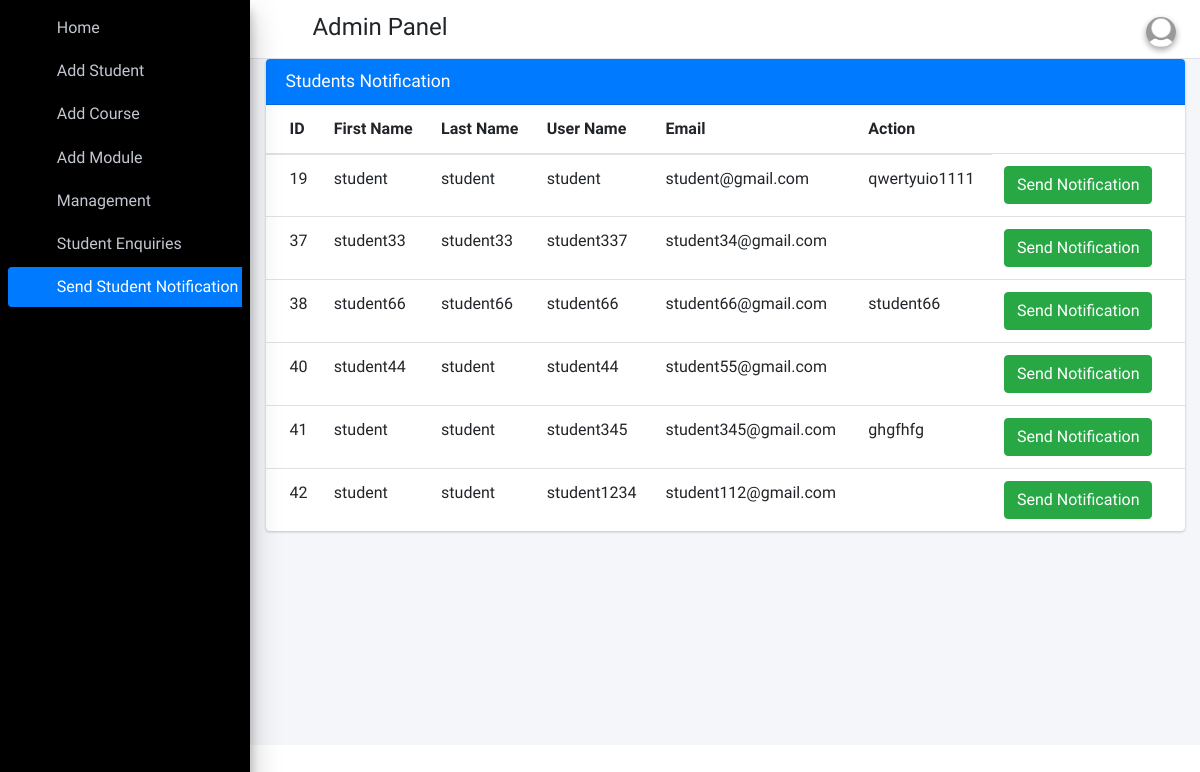
The app's page /admin_send_notification_student (signed in) with its own data.
### student_app/models.py (models this page shows)
class Students(models.Model):
    id=models.AutoField(primary_key=True)
    admin=models.OneToOneField(CustomUser,on_delete=models.CASCADE)
    gender=models.CharField(max_length=255)
    profile_pic=models.FileField()
    city = models.CharField(max_length=255)
    country = models.CharField(max_length=255)
    date_of_birth = models.DateField()
    address=models.TextField()
    created_at=models.DateTimeField(auto_now_add=True)
    updated_at=models.DateTimeField(auto_now_add=True)
    fcm_token=models.TextField(default="")
    objects = models.Manager()

class CustomUser(AbstractUser):
    user_type_data=((1,"HOD"),(3,"Student"))
    user_type=models.CharField(default=1,choices=user_type_data,max_length=10)

### student_app/AdminViews.py (the view)
# urls.py: path('admin_send_notification_student', AdminViews.admin_send_notification_student,name="admin_send_notification_student"),
def admin_send_notification_student(request):
    students=Students.objects.all()
    return render(request,"Admin_template/student_notification.html",{"students":students})

### student_app/templates/Admin_template/student_notification.html (shortened to what this page needs)
{% extends 'Admin_template/base_template.html' %}
{% block main_content %}
    <section class="content">
      <div class="container-fluid">
           <div class="row">
          <div class="col-12">
            <div class="card card-primary">
              <div class="card-header">
                <h3 class="card-title">Students Notification</h3>
              </div>
              <div class="card-body table-responsive p-0">
                <table class="table table-hover text-nowrap">
                  <thead>
                    <tr>
                      <th>ID</th>
                      <th>First Name</th>
                      <th>Last Name</th>
                      <th>User Name</th>
                      <th>Email</th>
                      <th>Action</th>
                    </tr>
                  </thead>
                  <tbody>
                  {% for student in students %}
                    <tr>
                      <td>{{ student.admin.id }}</td>
                      <td>{{ student.admin.first_name }}</td>
                      <td>{{ student.admin.last_name }}</td>
                      <td>{{ student.admin.username }}</td>
                      <td>{{ student.admin.email }}</td>
                      <td>{{ student.address }}</td>
                      <td><a href="#" class="btn btn-success show_notification" data-toggle="modal" data-target="#myModal">Send Notification</a></td>
                    </tr>
                  {% endfor %}
                  </tbody>
                </table>
              </div>
            </div>
          </div>
        </div>
      </div>
    </section>
{% endblock main_content %}

### records on screen
Students: admin.id "19", admin.first_name "student", admin.last_name "student", admin.username "student", admin.email "student@gmail.com", address "qwertyuio1111"
Students: admin.id "37", admin.first_name "student33", admin.last_name "student33", admin.username "student337", admin.email "student34@gmail.com"
Students: admin.id "38", admin.first_name "student66", admin.last_name "student66", admin.username "student66", admin.email "student66@gmail.com", address "student66"
Students: admin.id "40", admin.first_name "student44", admin.last_name "student", admin.username "student44", admin.email "student55@gmail.com"
Students: admin.id "41", admin.first_name "student", admin.last_name "student", admin.username "student345", admin.email "student345@gmail.com", address "ghgfhfg"
Students: admin.id "42", admin.first_name "student", admin.last_name "student", admin.username "student1234", admin.email "student112@gmail.com"
